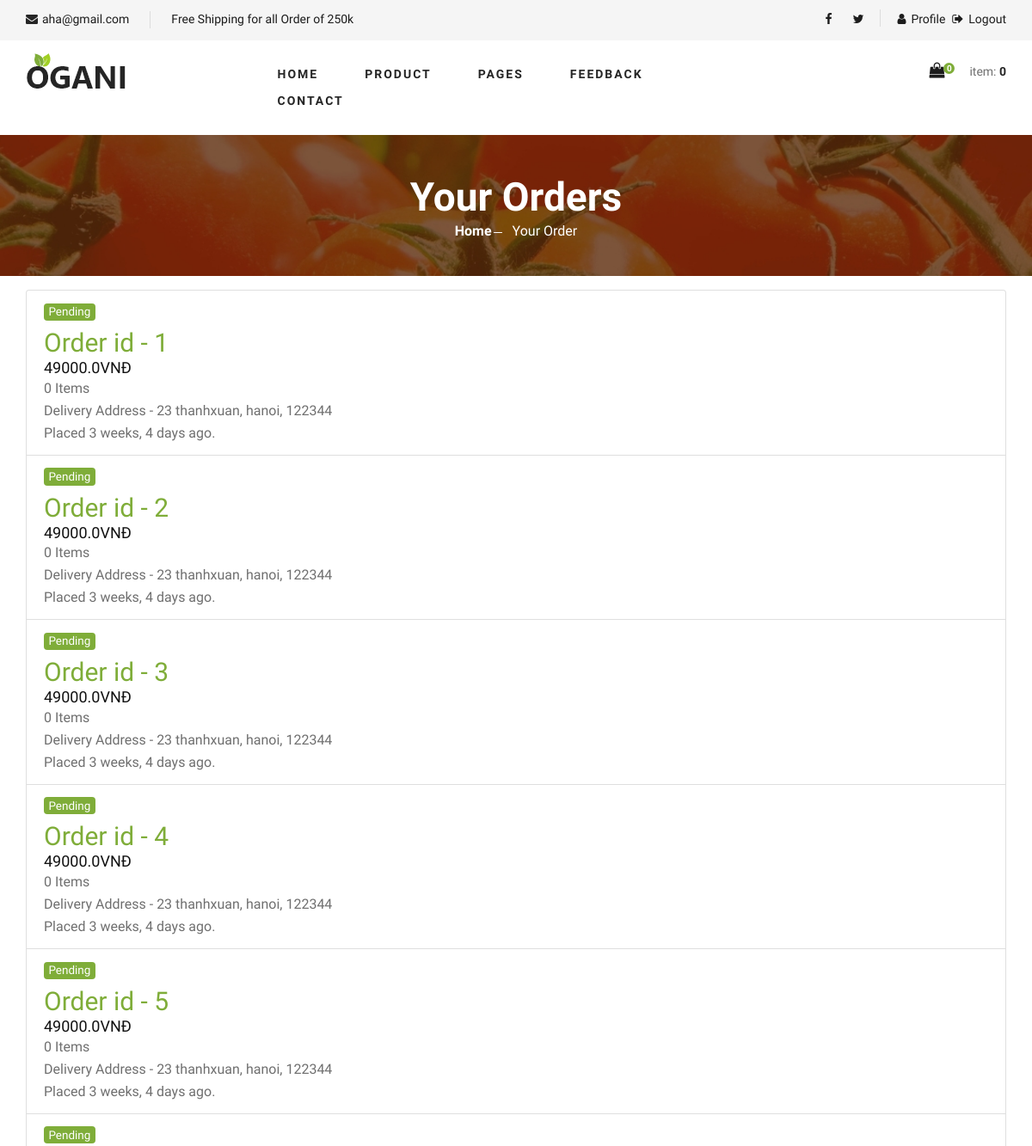
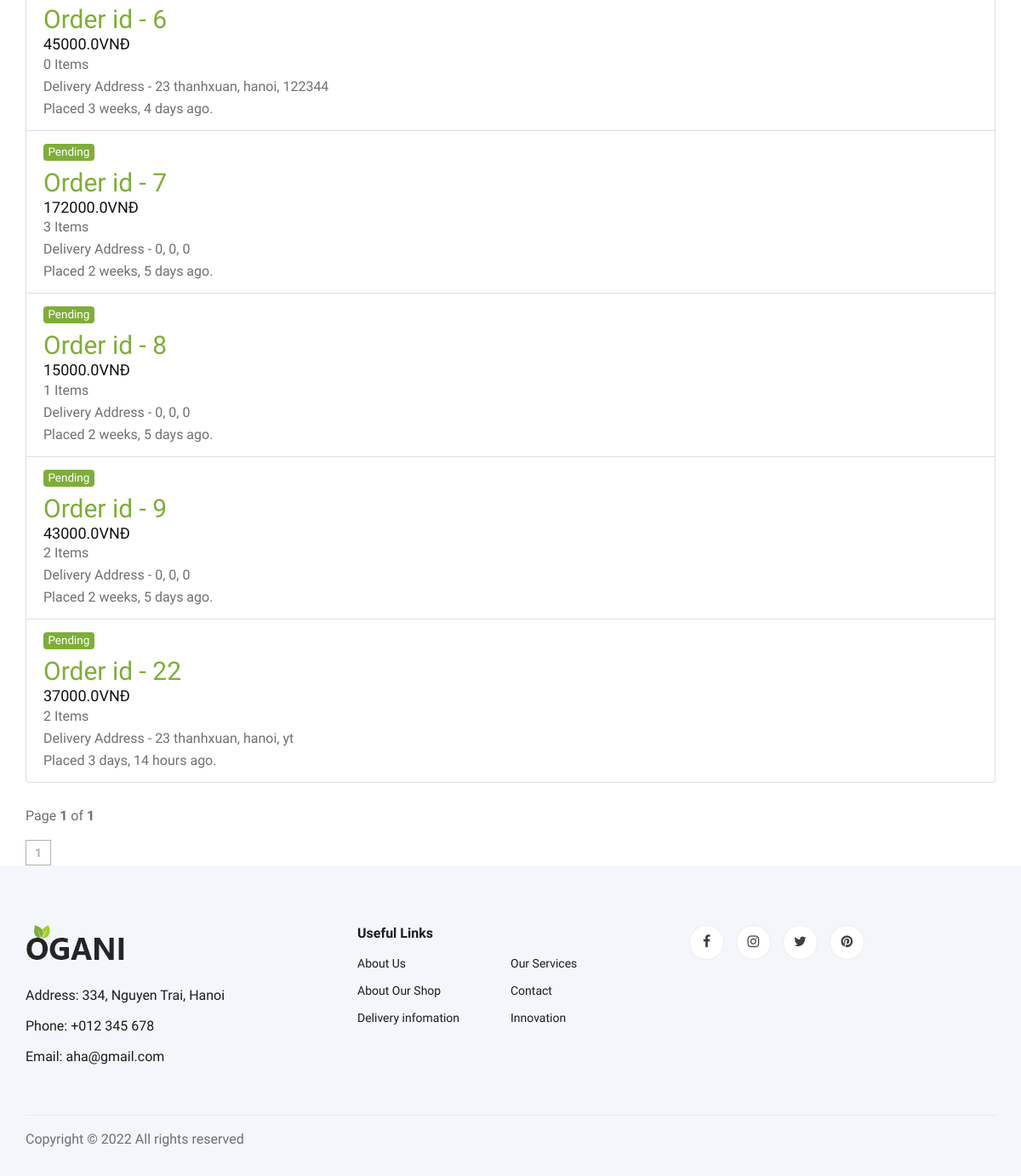
/my_order/ (signed in), run on the app's committed database (2 pictures, top to bottom).
### order/models.py (models this page shows, shortened)
class Order(models.Model):
    user = models.ForeignKey(User, related_name='orders', on_delete=models.CASCADE)
    phone_number = models.CharField(max_length=15)
    address = models.CharField(max_length=150, blank=False, null=False)
    city = models.CharField(max_length=50)
    credit_card = models.CharField(max_length=10)
    paid = models.BooleanField(default=False)
    created = models.DateTimeField(auto_now_add=True)
    updated = models.DateTimeField(auto_now=True)
    status = models.CharField(
        choices=choices, max_length=10, default='Pending')
    total_price = models.FloatField(null=False, blank=False, default=0)
    class Meta:
        ordering = ('-created',)

### order/views.py (the view)
# urls.py: path('my_order/', views.MyOrders.as_view(), name='my_orders'),
class MyOrders(LoginRequiredMixin, generic.ListView):
    model = Order
    template_name = 'order/order_list.html'
    context_object_name = 'orders'
    paginate_by = 20
    def get_queryset(self):
        return Order.objects.filter(user=self.request.user).annotate(total_items=Count('items'))

### order/templates/order/order_list.html (shortened to what this page needs)
{% extends 'homepage/base.html' %} {% load static %} {% block title %}AHA | Your Orders{% endblock title %} {% block content %}
<section class="breadcrumb-section set-bg" data-setbg="{% static 'homepage/img/breadcrumb.jpg' %}">
    <div class="container">
        <div class="row">
            <div class="col-lg-12 text-center">
                <div class="breadcrumb__text">
                    <h2>Your Orders</h2>
                    <div class="breadcrumb__option">
                        <a href="{% url 'core_app:index' %}">Home</a>
                        <span>Your Order</span>
                    </div>
                </div>
            </div>
        </div>
    </div>
</section>
<section>
    <div class="container">
        <ul class="list-group my-3">
            {% for order in orders %}
            <li class="list-group-item">
                <h5 class="mb-2">
                    {% if order.status == 'Delivered' %}
                    <span class="badge badge-success font-weight-light">
                        {{order.status}}
                    </span> {% else %}
                    <span class="badge badge-info font-weight-light" style="background-color: #7fad39;">{{order.status}}</span> {% endif %}
                </h5>
                <h3>
                    <a href="{% url 'order_app:order_details' order.id %}" style="color: #7fad39;">Order id - {{order.id}}</a>
                </h3>
                <h5>{{order.total_price}}VNĐ</h5>
                <p class="mb-0">{{order.total_items}} Items</p>
                <p class="mb-0">
                    Delivery Address - {{order.address}}, {{order.city}}, {{order.credit_card}}
                </p>
                <p class="mb-0">Placed {{order.created|timesince}} ago.</p>
            </li>
            {% endfor %}
        </ul>
        <div class="product__pagination">
            {% with page_obj as page %}
            <p>Page <b>{{page.number}}</b> of <b>{{page.paginator.num_pages}}</b></p>
            <a href="#">1</a>  {% endwith %}
        </div>
    </div>
</section>
{% endblock content %}

### static/homepage/css/style.css (style rules this page uses)
html, body { height: 100%; font-family: "Cairo", sans-serif; -webkit-font-smoothing: antialiased; font-smoothing: antialiased; }
h1, h2, h3, h4, h5, h6 { margin: 0; color: #111111; font-weight: 400; font-family: "Cairo", sans-serif; }
h2 { font-size: 36px; }
h3 { font-size: 30px; }
h5 { font-size: 18px; }
p { font-size: 16px; font-family: "Cairo", sans-serif; color: #6f6f6f; font-weight: 400; line-height: 26px; margin: 0 0 15px 0; }
ul, ol { padding: 0; margin: 0; }
.set-bg { background-repeat: no-repeat; background-size: cover; background-position: top center; }
.breadcrumb-section { display: flex; align-items: center; padding: 45px 0 40px; }
.breadcrumb__text h2 { font-size: 46px; color: #ffffff; font-weight: 700; }
.breadcrumb__option a { display: inline-block; font-size: 16px; color: #ffffff; font-weight: 700; margin-right: 20px; position: relative; }
.breadcrumb__option a:after { position: absolute; right: -12px; top: 13px; height: 1px; width: 10px; background: #ffffff; content: ""; }
.breadcrumb__option span { display: inline-block; font-size: 16px; color: #ffffff; }
.product__pagination, .blog__pagination { padding-top: 10px; }
.product__pagination a, .blog__pagination a { display: inline-block; width: 30px; height: 30px; border: 1px solid #b2b2b2; font-size: 14px; color: #b2b2b2; font-weight: 700; line-height: 28px; text-align: center; margin-right: 16px; -webkit-transition: all, 0.3s; -moz-transition: all, 0.3s; -ms-transition: all, 0.3s; -o-transition: all, 0.3s; transition: all, 0.3s; }
.product__pagination a:last-child, .blog__pagination a:last-child { margin-right: 0; }
@media only screen and (min-width: 1200px) { .container { max-width: 1170px; } }

### data on the page
Order: status "Pending", id "1", total_price "49000.0", total_items "0", address "23 thanhxuan", city "hanoi", credit_card "122344", created "3 weeks, 4 days"
Order: status "Pending", id "2", total_price "49000.0", total_items "0", address "23 thanhxuan", city "hanoi", credit_card "122344", created "3 weeks, 4 days"
Order: status "Pending", id "3", total_price "49000.0", total_items "0", address "23 thanhxuan", city "hanoi", credit_card "122344", created "3 weeks, 4 days"
Order: status "Pending", id "4", total_price "49000.0", total_items "0", address "23 thanhxuan", city "hanoi", credit_card "122344", created "3 weeks, 4 days"
Order: status "Pending", id "5", total_price "49000.0", total_items "0", address "23 thanhxuan", city "hanoi", credit_card "122344", created "3 weeks, 4 days"
Order: status "Pending", id "6", total_price "45000.0", total_items "0", address "23 thanhxuan", city "hanoi", credit_card "122344", created "3 weeks, 4 days"
Order: status "Pending", id "7", total_price "172000.0", total_items "3", address "0", city "0", credit_card "0", created "2 weeks, 5 days"
Order: status "Pending", id "8", total_price "15000.0", total_items "1", address "0", city "0", credit_card "0", created "2 weeks, 5 days"
Order: status "Pending", id "9", total_price "43000.0", total_items "2", address "0", city "0", credit_card "0", created "2 weeks, 5 days"
Order: status "Pending", id "22", total_price "37000.0", total_items "2", address "23 thanhxuan", city "hanoi", credit_card "yt", created "3 days, 14 hours"

### other printed values
{{ request.session.cart.keys|length }} "0"
{{ page.number }} "1"
{{ page.paginator.num_pages }} "1"
